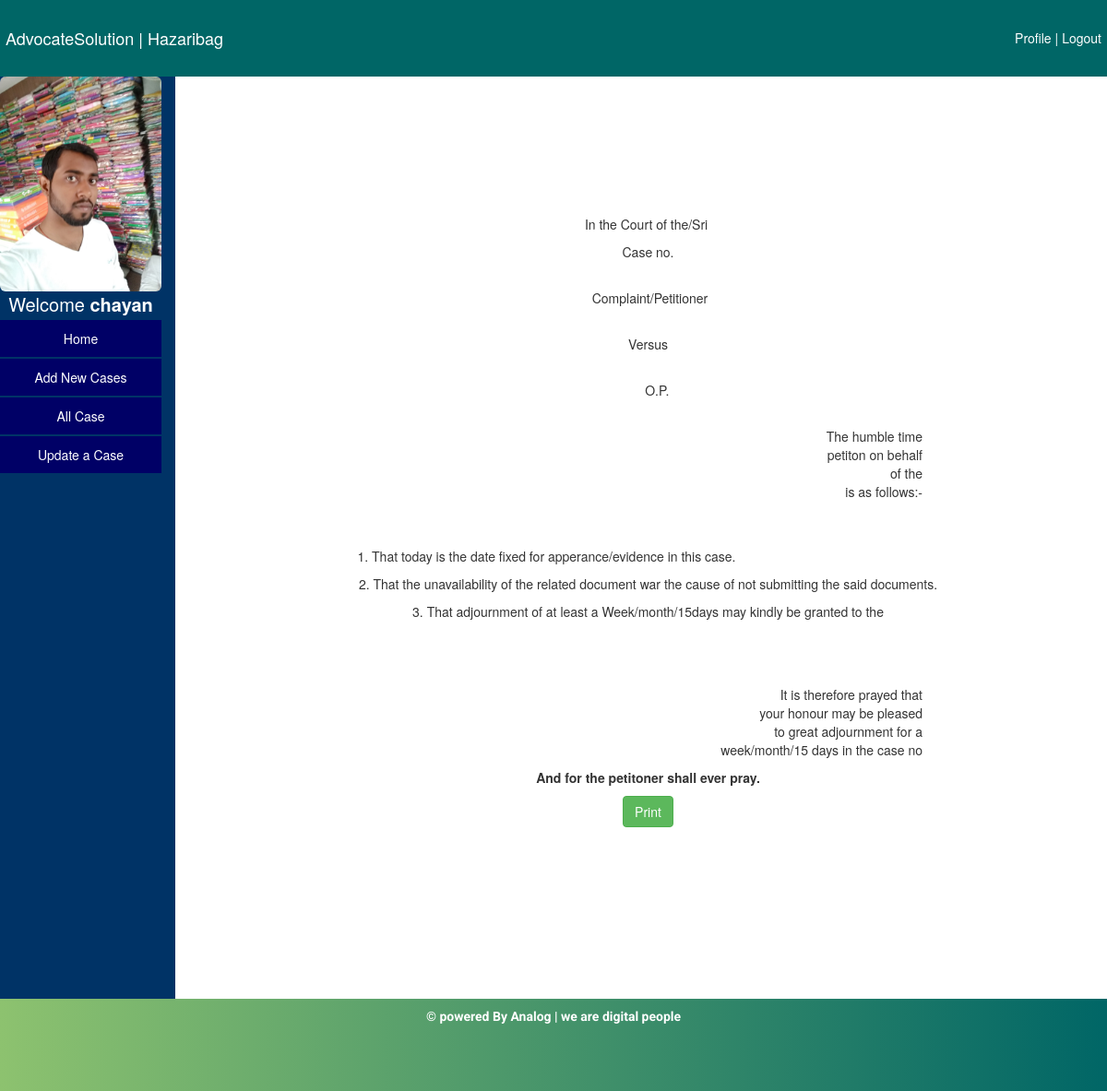
The page /profile/time-petition.php (signed in) on the database its author committed.
### tables this page shows
CREATE TABLE `advo_profile` (
  `profile_id` int(30) NOT NULL,
  `advo_id` int(30) NOT NULL,
  `professional_area` varchar(40) NOT NULL,
  `date_joining` date NOT NULL,
  `experience` varchar(40) NOT NULL,
  `phone_no` varchar(40) NOT NULL,
  `office_address` varchar(500) NOT NULL,
  `residential_address` varchar(500) NOT NULL,
  `profile_photo` text NOT NULL
);

CREATE TABLE `advo_details` (
  `advo_id` int(30) NOT NULL,
  `user_id` int(20) NOT NULL,
  `enrollment_no` varchar(40) NOT NULL,
  `first_name` varchar(40) NOT NULL,
  `last_name` varchar(40) NOT NULL,
  `dob` varchar(40) NOT NULL,
  `email` varchar(60) NOT NULL,
  `gender` varchar(10) NOT NULL
);

### profile/time-petition.php (the view, shortened to what this page needs)
<?php
include('../includes/database.php');
$advo_id=$_SESSION['u_id'];
$case_no=base64_decode($_GET['case_no']);
$sql_profile="select profile_photo from advo_profile where advo_id='$advo_id'";
        $result_profile=mysqli_query($con,$sql_profile);
        while($row=mysqli_fetch_array($result_profile))
		{
			$profile_photo=$row['profile_photo'];
		}
?>
<!doctype html>
<?php include('../includes/header.php'); ?>
<body>
<div class="container-fluid header">
      <a href="#" class="navbar-brand" style="margin-top:25px;">AdvocateSolution | Hazaribag</a>
      <a href="logout.php" class="pull-right"style="margin-top:25px;">Logout</a>
      <a href="edit_profile.php" class="pull-right" style="margin-top:25px;">Profile |</a>
      </div>
<div class="row">
	<div class="col-lg-2" style="background:#036; height:1000px;text-align:center">
    <span><?php echo "<img src = 'post_images/$profile_photo' width='200' class='img-responsive img-rounded'"; ?></span>
        <span style="color:white;font-size:20px;">Welcome <?php
			include("../includes/database.php");
			   $sql="select first_name from advo_details where advo_id='$advo_id'";
			   $result_sql=mysqli_query($con,$sql)  ;
	            while($row=mysqli_fetch_array($result_sql))
					{
						$first_name=$row['first_name'];
					}
				echo"<strong> $first_name </strong>";
	   ?></span>
   		<a href="myaccount.php">Home</a>
       <a href="addNewcase.php">Add New Cases</a>
        <a href="Allcases.php">All Case</a>
        <a href="update_case.php">Update a Case</a>
    </div>
    <div class="col-lg-10">
    <div id="c">
    <div style="margin-top:150px;">
    <p style="text-align:center;">In the Court of the/Sri <label><?php echo $judge; ?></label></p>
     <p style="text-align:center;">Case no.<b> <?php echo $case_no ?></b></p>
    <br>
    <p style="text-align:center;"><label><?php echo $client_name?></label> Complaint/Petitioner</p>
    <br>
    <p style="text-align:center;">Versus</p>
    <br>
    <p style="text-align:center;">&nbsp;&nbsp;&nbsp;&nbsp; O.P.</p>
    <br>
    <p style="text-align:right; margin-right:200px;">The humble time <br>petiton on behalf <br> of the <b><?php echo $client_name?></b><br>is as follows:-<br></p>
    <br>
    <br>
    <p style="text-align:center;margin-right:220px;"> 1. That today is the date fixed for apperance/evidence in this case.</p>
    <p style="text-align:center;"> 2. That the unavailability of the related document war the cause of not submitting the said documents.</p>
    <p style="text-align:center;"> 3. That adjournment of at least a Week/month/15days may kindly be granted to the  <b><?php echo $client_name?></b></p>
    <br>
    <br>
    <br>
   <p style="text-align:right; margin-right:200px;">It is therefore prayed that<br> your honour may be pleased <br>to great adjournment for a <br>week/month/15 days in the case  no  <b><?php echo $case_no ?> </p>
   <p style="text-align:center;">And for the petitoner shall ever pray.</p>
    </div>
    </div>
    </div>
   <p style="text-align:center;"> <button  class="btn btn-success" onclick="printContent('c')">Print</button></p>
</div>
<?php include('../includes/footer.php');?>
</body>
</html>

### style/style.css (style rules this page uses)
* { margin:0; padding:0; }
.container-fluid { background:#006666; padding:4px; color:#996; }
.container-fluid a { color:white; padding:2px; }
.col-lg-2 a { display:block; padding:10px; color:white; background:#006; text-decoration:none; text-align:center; margin:2px 0 0 0; }

### rows shown on the page
advo_profile: profile_photo (picture)
advo_details: first_name "chayan"
